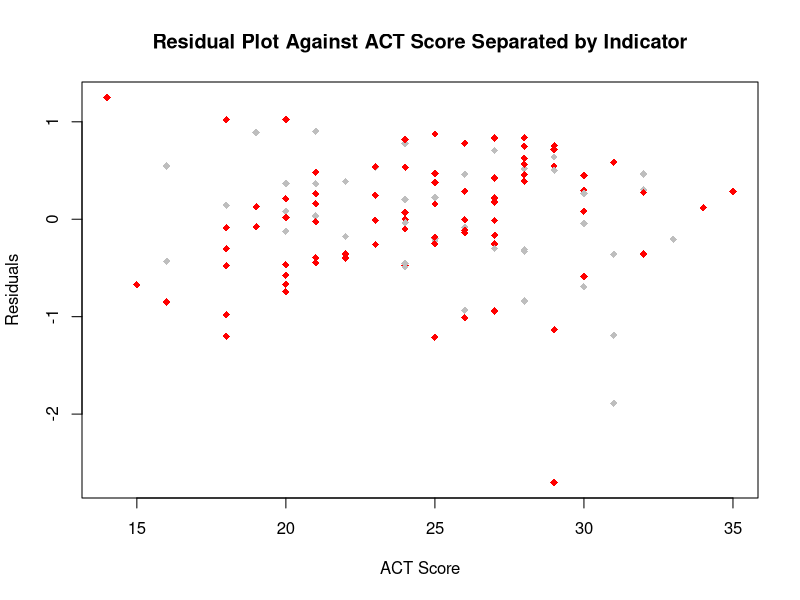

This figure's R source:
## ---- chunk 1
# read data: gpa1 (original) + gpa2 (indicator) = gpa (full dataset)
gpa1 <- read.table("../../data/CH01PR19-1.txt", header=TRUE)
gpa2 <- read.table("../../data/CH08PR16.txt", header=TRUE)
gpa <- cbind(gpa1, gpa2[1]) #combine

# fit linear model
gfit <- lm(GPA ~ ACT + Indicator, data=gpa)
summary(gfit)

# confidence interval for beta_2
qt <- qt(.975, 117)
ll <- -.0943 - (qt* .11997)
ul <- -.0943 + (qt* .11997)
## ---- chunk 2
# plot residuals against variable; color by indicator
gpa.e <- resid(gfit)
palette(c("gray", "red"))
test <- gpa$Indicator + 1
plot(gpa$ACT, gpa.e, col=test, pch=18,
     main="Residual Plot Against ACT Score Separated by Indicator",
     xlab="ACT Score", ylab="Residuals")
